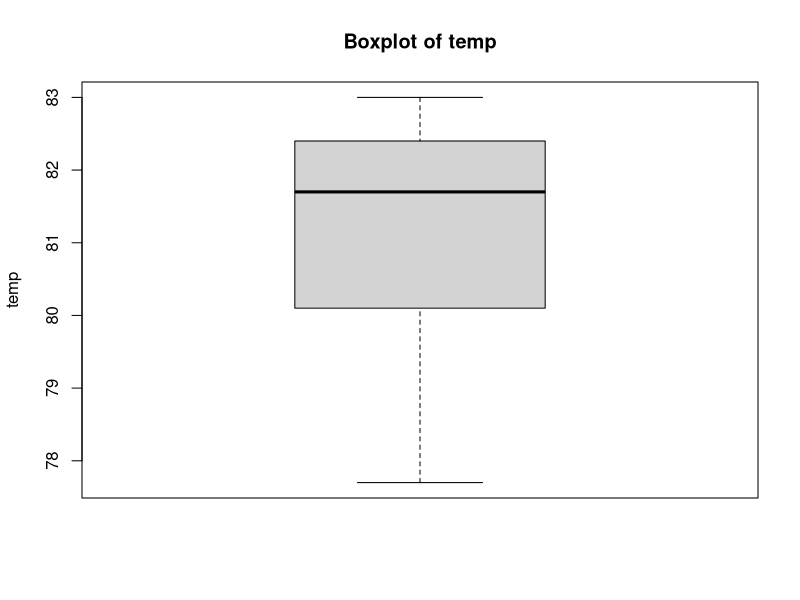
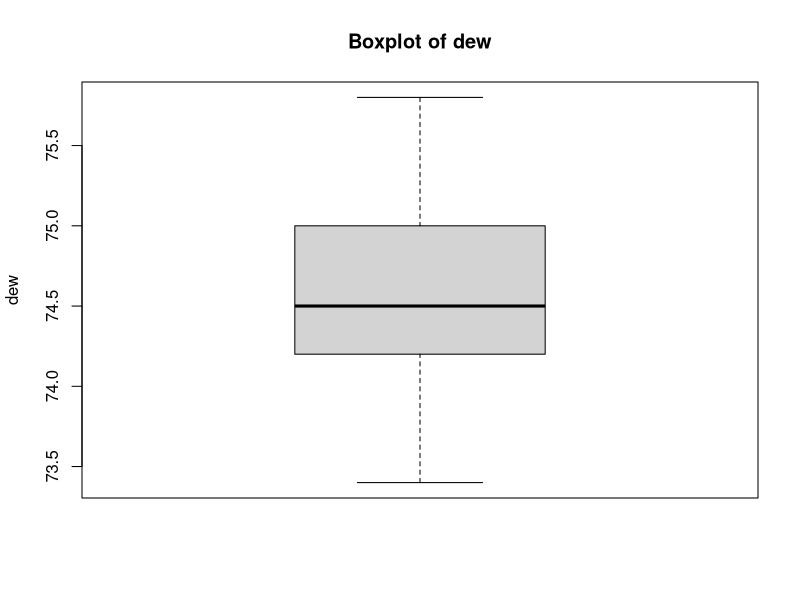
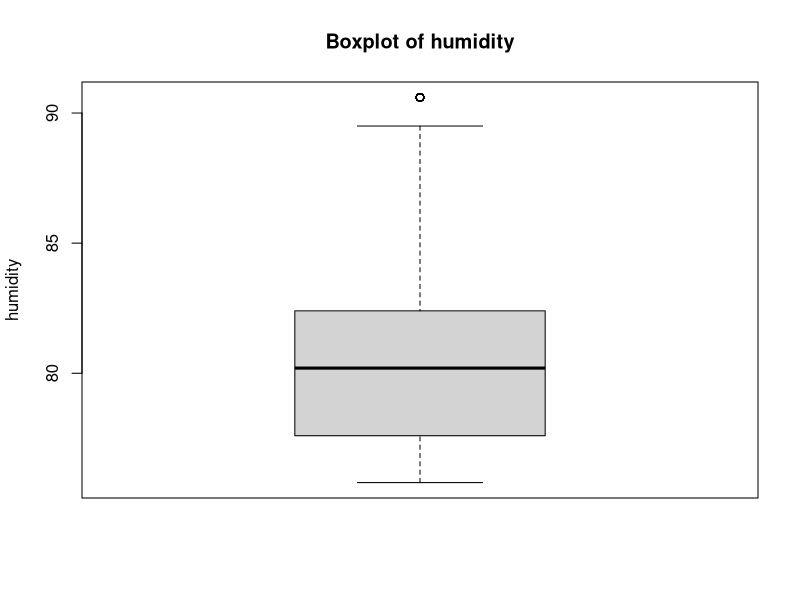
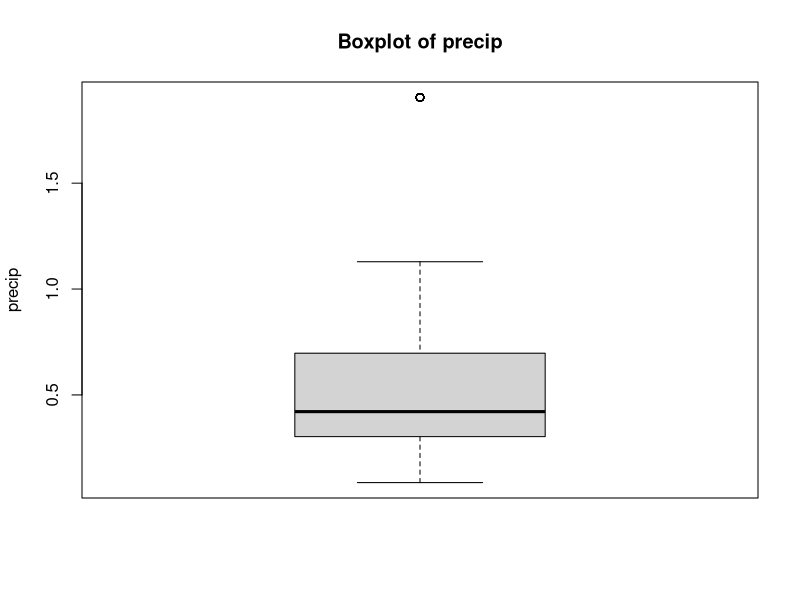
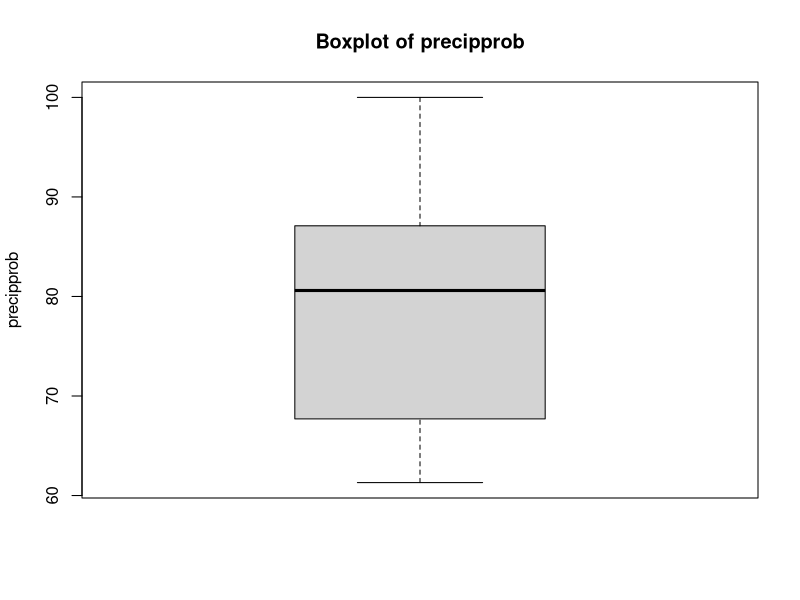
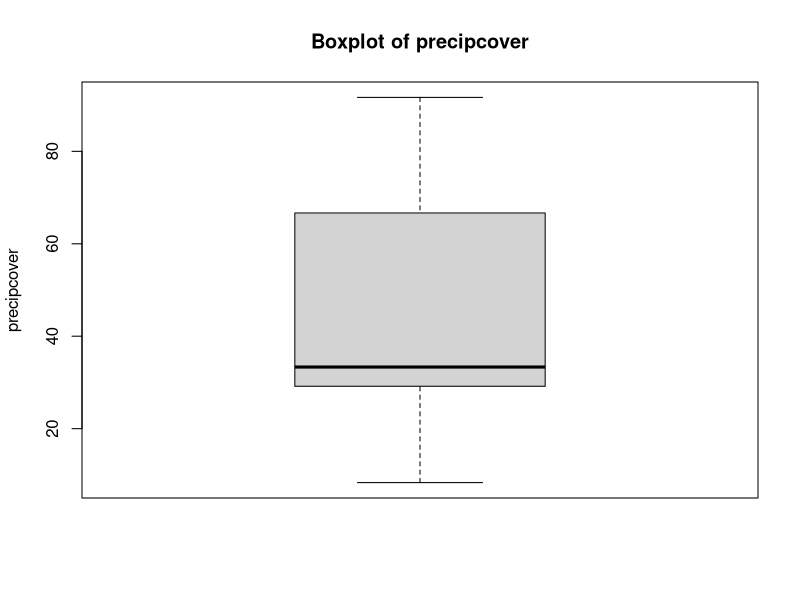
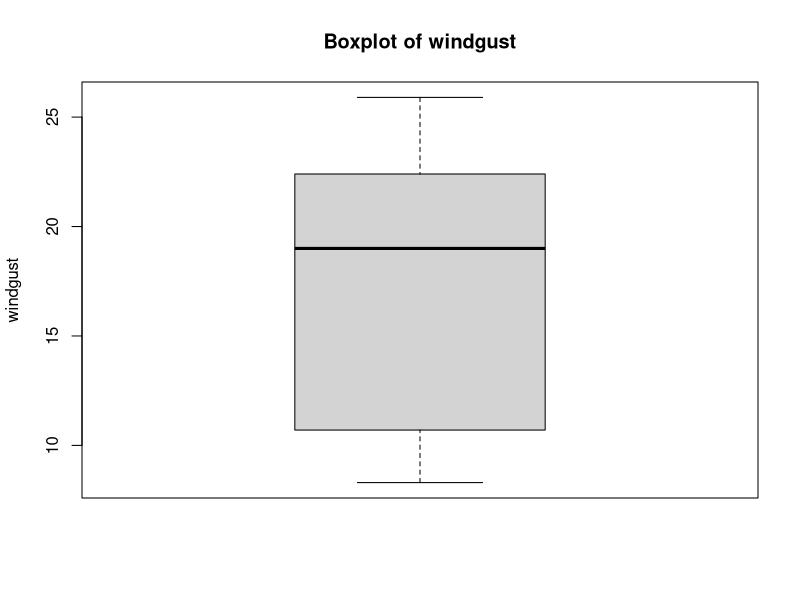
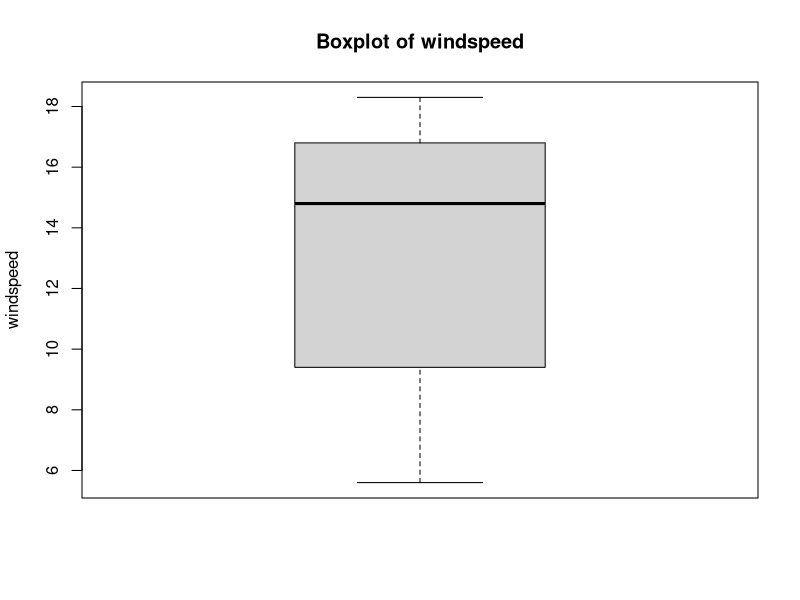

Reproduce these figures in R, in order. (Note: this script raises an error after producing the figures.)
#read csv
data <- read.csv("weather_hourly_data.csv")

#summary checking functions
head(data)
tail(data)
dim(data)
str(data)
summary(data)

#remove irrelevant and excessive unique identifiers
cols_to_remove <- c(
  "datetimeEpoch", "tempmax", "tempmin", "feelslikemax", "feelslikemin", "feelslike",
  "solarenergy", "sunrise", "sunriseEpoch", "sunset", "sunsetEpoch",
  "moonphase", "source", "hours_datetimeEpoch", "hours_feelslike",
  "hours_dew", "hours_solarenergy", "hours_uvindex", "hours_icon",
  "hours_source", "date", "snow", "snowdepth", "hours_snow", "hours_snowdepth"
)

data <- data[ , !(names(data) %in% cols_to_remove)]

str(data)

#null values checker, which are none
total_na <- sum(is.na(data))
print(total_na)

#duplicate values checker, which are none
duplicate_rows_logical <- duplicated(data)
print(duplicate_rows_logical)

num_duplicates <- sum(duplicate_rows_logical)
print(paste("Number of duplicate rows (exact duplicates):", num_duplicates))

#check the outliers for every numerical column
output_dir <- "with outliers"
if (!dir.exists(output_dir)) {
  dir.create(output_dir)
}

# Get only numeric columns
numeric_data <- data[sapply(data, is.numeric)]

# Create boxplots for original data
for (col_name in names(numeric_data)) {
  png_filename <- file.path(output_dir, paste0(col_name, ".png"))
  
  png(png_filename, width = 1200, height = 800)
  boxplot(numeric_data[[col_name]],
          main = paste("Boxplot of", col_name),
          ylab = col_name)
  dev.off()
}

# Flag outliers instead of deleting them
# Because outliers can indicate flood risks
numeric_cols <- sapply(data, is.numeric)

# Create outlier flags for each numeric column
for (col_name in names(data)[numeric_cols]) {
  IQR_value <- IQR(data[[col_name]], na.rm = TRUE)
  lower_bound <- quantile(data[[col_name]], 0.25, na.rm = TRUE) - 1.5 * IQR_value
  upper_bound <- quantile(data[[col_name]], 0.75, na.rm = TRUE) + 1.5 * IQR_value
  
  # Create new column with _outlier suffix
  new_col_name <- paste0(col_name, "_outlier")
  data[[new_col_name]] <- ifelse(
    data[[col_name]] < lower_bound | data[[col_name]] > upper_bound,
    TRUE,  # Mark as outlier
    FALSE  # Not an outlier
  )
  
  #Add magnitude of deviation
  deviation_col <- paste0(col_name, "_deviation")
  data[[deviation_col]] <- ifelse(
    data[[new_col_name]],
    ifelse(
      data[[col_name]] < lower_bound,
      (lower_bound - data[[col_name]]) / IQR_value,  # How many IQRs below
      (data[[col_name]] - upper_bound) / IQR_value   # How many IQRs above
    ),
    0  # No deviation for non-outliers
  )
}

# Show summary of outlier counts
outlier_cols <- grep("_outlier$", names(data), value = TRUE)
print("Outlier counts per variable:")
print(sapply(data[outlier_cols], sum))


#Save boxplots with flagged outliers
output_dir <- "with outlier flags"
if (!dir.exists(output_dir)) {
  dir.create(output_dir)
}

# Create boxplots showing outliers
for (col_name in names(numeric_data)) {
  png_filename <- file.path(output_dir, paste0(col_name, ".png"))
  
  png(png_filename, width = 1200, height = 800)
  boxplot(numeric_data[[col_name]],
          main = paste("Boxplot of", col_name, "(outliers flagged)"),
          ylab = col_name,
          outline = FALSE) 
  
  # Add points for flagged outliers
  outliers <- data[[paste0(col_name, "_outlier")]]
  points(which(outliers), numeric_data[[col_name]][outliers], 
         col = "red", pch = 19)
  dev.off()
}

#decimal score normalization for all numeric columns
#decimal_scaling <- function(x) {
#  if (is.numeric(x)) {
#    max_val <- max(abs(x), na.rm = TRUE)
#    if (max_val == 0) return(x) 
#    scale_factor <- 10 ^ ceiling(log10(max_val))
#    return(x / scale_factor)
#  } else {
#    return(x)  
#  }
#}

#data <- as.data.frame(lapply(data, decimal_scaling))

#write CSV with outlier flags included
write.csv(data, "hourly_weather_data_final.csv", row.names = FALSE)
